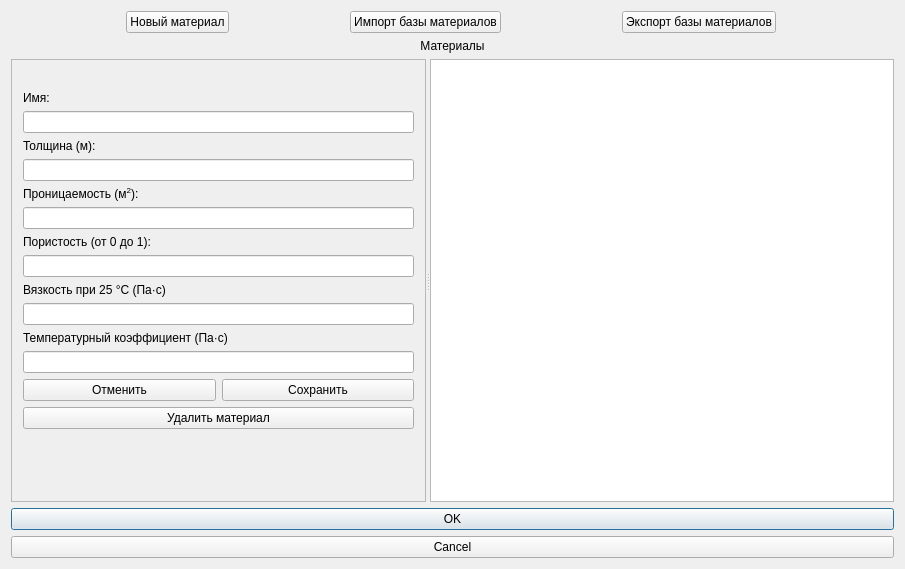
<?xml version="1.0" encoding="UTF-8"?>
<ui version="4.0">
 <class>VWindowMaterials</class>
 <widget class="QMainWindow" name="VWindowMaterials">
  <property name="windowModality">
   <enum>Qt::WindowModal</enum>
  </property>
  <property name="geometry">
   <rect>
    <x>0</x>
    <y>0</y>
    <width>905</width>
    <height>569</height>
   </rect>
  </property>
  <property name="windowTitle">
   <string>База материалов</string>
  </property>
  <widget class="QWidget" name="centralWidget">
   <property name="sizePolicy">
    <sizepolicy hsizetype="Preferred" vsizetype="Preferred">
     <horstretch>0</horstretch>
     <verstretch>0</verstretch>
    </sizepolicy>
   </property>
   <layout class="QVBoxLayout" name="verticalLayout_2">
    <item>
     <layout class="QHBoxLayout" name="horizontalLayout">
      <item>
       <widget class="QPushButton" name="newMaterialButton">
        <property name="sizePolicy">
         <sizepolicy hsizetype="Fixed" vsizetype="Fixed">
          <horstretch>0</horstretch>
          <verstretch>0</verstretch>
         </sizepolicy>
        </property>
        <property name="text">
         <string>Новый материал</string>
        </property>
       </widget>
      </item>
      <item>
       <widget class="QPushButton" name="importButton">
        <property name="sizePolicy">
         <sizepolicy hsizetype="Fixed" vsizetype="Fixed">
          <horstretch>0</horstretch>
          <verstretch>0</verstretch>
         </sizepolicy>
        </property>
        <property name="text">
         <string>Импорт базы материалов</string>
        </property>
       </widget>
      </item>
      <item>
       <widget class="QPushButton" name="exportButton">
        <property name="sizePolicy">
         <sizepolicy hsizetype="Fixed" vsizetype="Fixed">
          <horstretch>0</horstretch>
          <verstretch>0</verstretch>
         </sizepolicy>
        </property>
        <property name="text">
         <string>Экспорт базы материалов</string>
        </property>
       </widget>
      </item>
     </layout>
    </item>
    <item>
     <widget class="QLabel" name="materialsLabel">
      <property name="sizePolicy">
       <sizepolicy hsizetype="Preferred" vsizetype="Fixed">
        <horstretch>0</horstretch>
        <verstretch>0</verstretch>
       </sizepolicy>
      </property>
      <property name="text">
       <string>Материалы</string>
      </property>
      <property name="alignment">
       <set>Qt::AlignCenter</set>
      </property>
     </widget>
    </item>
    <item>
     <widget class="QSplitter" name="splitter">
      <property name="orientation">
       <enum>Qt::Horizontal</enum>
      </property>
      <property name="childrenCollapsible">
       <bool>false</bool>
      </property>
      <widget class="QFrame" name="parametersFrame">
       <property name="frameShape">
        <enum>QFrame::StyledPanel</enum>
       </property>
       <property name="frameShadow">
        <enum>QFrame::Raised</enum>
       </property>
       <layout class="QVBoxLayout" name="verticalLayout">
        <item>
         <widget class="QLabel" name="idLabel">
          <property name="sizePolicy">
           <sizepolicy hsizetype="Preferred" vsizetype="Fixed">
            <horstretch>0</horstretch>
            <verstretch>0</verstretch>
           </sizepolicy>
          </property>
          <property name="text">
           <string/>
          </property>
         </widget>
        </item>
        <item>
         <widget class="QLabel" name="nameLabel">
          <property name="sizePolicy">
           <sizepolicy hsizetype="Preferred" vsizetype="Fixed">
            <horstretch>0</horstretch>
            <verstretch>0</verstretch>
           </sizepolicy>
          </property>
          <property name="text">
           <string>Имя:</string>
          </property>
         </widget>
        </item>
        <item>
         <widget class="QLineEdit" name="nameEdit">
          <property name="sizePolicy">
           <sizepolicy hsizetype="Expanding" vsizetype="Fixed">
            <horstretch>0</horstretch>
            <verstretch>0</verstretch>
           </sizepolicy>
          </property>
         </widget>
        </item>
        <item>
         <widget class="QLabel" name="cavityHeightLabel">
          <property name="sizePolicy">
           <sizepolicy hsizetype="Preferred" vsizetype="Fixed">
            <horstretch>0</horstretch>
            <verstretch>0</verstretch>
           </sizepolicy>
          </property>
          <property name="text">
           <string>Толщина (м):</string>
          </property>
         </widget>
        </item>
        <item>
         <widget class="QLineEdit" name="cavityHeightEdit">
          <property name="sizePolicy">
           <sizepolicy hsizetype="Expanding" vsizetype="Fixed">
            <horstretch>0</horstretch>
            <verstretch>0</verstretch>
           </sizepolicy>
          </property>
          <property name="inputMethodHints">
           <set>Qt::ImhFormattedNumbersOnly</set>
          </property>
         </widget>
        </item>
        <item>
         <widget class="QLabel" name="permeabilityLabel">
          <property name="sizePolicy">
           <sizepolicy hsizetype="Preferred" vsizetype="Fixed">
            <horstretch>0</horstretch>
            <verstretch>0</verstretch>
           </sizepolicy>
          </property>
          <property name="text">
           <string>&lt;html&gt;&lt;head/&gt;&lt;body&gt;&lt;p&gt;Проницаемость (м&lt;span style=&quot; vertical-align:super;&quot;&gt;2&lt;/span&gt;):&lt;/p&gt;&lt;/body&gt;&lt;/html&gt;</string>
          </property>
         </widget>
        </item>
        <item>
         <widget class="QLineEdit" name="permeabilityEdit">
          <property name="sizePolicy">
           <sizepolicy hsizetype="Expanding" vsizetype="Fixed">
            <horstretch>0</horstretch>
            <verstretch>0</verstretch>
           </sizepolicy>
          </property>
          <property name="inputMethodHints">
           <set>Qt::ImhFormattedNumbersOnly</set>
          </property>
         </widget>
        </item>
        <item>
         <widget class="QLabel" name="porosityLabel">
          <property name="sizePolicy">
           <sizepolicy hsizetype="Preferred" vsizetype="Fixed">
            <horstretch>0</horstretch>
            <verstretch>0</verstretch>
           </sizepolicy>
          </property>
          <property name="text">
           <string>Пористость (от 0 до 1):</string>
          </property>
         </widget>
        </item>
        <item>
         <widget class="QLineEdit" name="porosityEdit">
          <property name="sizePolicy">
           <sizepolicy hsizetype="Expanding" vsizetype="Fixed">
            <horstretch>0</horstretch>
            <verstretch>0</verstretch>
           </sizepolicy>
          </property>
          <property name="inputMethodHints">
           <set>Qt::ImhFormattedNumbersOnly</set>
          </property>
         </widget>
        </item>
        <item>
         <widget class="QLabel" name="viscosityLabel">
          <property name="text">
           <string>Вязкость при 25 °C (Па·с)</string>
          </property>
         </widget>
        </item>
        <item>
         <widget class="QLineEdit" name="viscosityEdit">
          <property name="inputMethodHints">
           <set>Qt::ImhFormattedNumbersOnly</set>
          </property>
         </widget>
        </item>
        <item>
         <widget class="QLabel" name="tempcoefLabel">
          <property name="text">
           <string>Температурный коэффициент (Па·с)</string>
          </property>
         </widget>
        </item>
        <item>
         <widget class="QLineEdit" name="tempcoefEdit">
          <property name="inputMethodHints">
           <set>Qt::ImhFormattedNumbersOnly</set>
          </property>
         </widget>
        </item>
        <item>
         <layout class="QHBoxLayout" name="saveRefreshHorizontalLayout">
          <property name="sizeConstraint">
           <enum>QLayout::SetFixedSize</enum>
          </property>
          <item>
           <widget class="QPushButton" name="refreshButton">
            <property name="text">
             <string>Отменить</string>
            </property>
           </widget>
          </item>
          <item>
           <widget class="QPushButton" name="saveButton">
            <property name="text">
             <string>Сохранить</string>
            </property>
           </widget>
          </item>
         </layout>
        </item>
        <item>
         <widget class="QPushButton" name="removeButton">
          <property name="text">
           <string>Удалить материал</string>
          </property>
         </widget>
        </item>
        <item>
         <spacer name="verticalSpacer">
          <property name="orientation">
           <enum>Qt::Vertical</enum>
          </property>
          <property name="sizeHint" stdset="0">
           <size>
            <width>20</width>
            <height>40</height>
           </size>
          </property>
         </spacer>
        </item>
       </layout>
      </widget>
      <widget class="QListWidget" name="materialsListWidget"/>
     </widget>
    </item>
    <item>
     <layout class="QHBoxLayout" name="horizontalLayout_2">
      <item>
       <widget class="QDialogButtonBox" name="buttonBox">
        <property name="sizePolicy">
         <sizepolicy hsizetype="Expanding" vsizetype="Fixed">
          <horstretch>0</horstretch>
          <verstretch>0</verstretch>
         </sizepolicy>
        </property>
        <property name="orientation">
         <enum>Qt::Vertical</enum>
        </property>
        <property name="standardButtons">
         <set>QDialogButtonBox::Cancel|QDialogButtonBox::Ok</set>
        </property>
        <property name="centerButtons">
         <bool>true</bool>
        </property>
       </widget>
      </item>
     </layout>
    </item>
   </layout>
  </widget>
 </widget>
 <layoutdefault spacing="6" margin="11"/>
 <resources/>
 <connections>
  <connection>
   <sender>nameEdit</sender>
   <signal>returnPressed()</signal>
   <receiver>saveButton</receiver>
   <slot>click()</slot>
   <hints>
    <hint type="sourcelabel">
     <x>110</x>
     <y>100</y>
    </hint>
    <hint type="destinationlabel">
     <x>157</x>
     <y>325</y>
    </hint>
   </hints>
  </connection>
  <connection>
   <sender>cavityHeightEdit</sender>
   <signal>returnPressed()</signal>
   <receiver>saveButton</receiver>
   <slot>click()</slot>
   <hints>
    <hint type="sourcelabel">
     <x>110</x>
     <y>154</y>
    </hint>
    <hint type="destinationlabel">
     <x>157</x>
     <y>325</y>
    </hint>
   </hints>
  </connection>
  <connection>
   <sender>permeabilityEdit</sender>
   <signal>returnPressed()</signal>
   <receiver>saveButton</receiver>
   <slot>click()</slot>
   <hints>
    <hint type="sourcelabel">
     <x>110</x>
     <y>208</y>
    </hint>
    <hint type="destinationlabel">
     <x>157</x>
     <y>325</y>
    </hint>
   </hints>
  </connection>
  <connection>
   <sender>porosityEdit</sender>
   <signal>returnPressed()</signal>
   <receiver>saveButton</receiver>
   <slot>click()</slot>
   <hints>
    <hint type="sourcelabel">
     <x>110</x>
     <y>262</y>
    </hint>
    <hint type="destinationlabel">
     <x>157</x>
     <y>325</y>
    </hint>
   </hints>
  </connection>
  <connection>
   <sender>viscosityEdit</sender>
   <signal>returnPressed()</signal>
   <receiver>saveButton</receiver>
   <slot>click()</slot>
   <hints>
    <hint type="sourcelabel">
     <x>197</x>
     <y>346</y>
    </hint>
    <hint type="destinationlabel">
     <x>287</x>
     <y>376</y>
    </hint>
   </hints>
  </connection>
  <connection>
   <sender>tempcoefEdit</sender>
   <signal>returnPressed()</signal>
   <receiver>saveButton</receiver>
   <slot>click()</slot>
   <hints>
    <hint type="sourcelabel">
     <x>197</x>
     <y>403</y>
    </hint>
    <hint type="destinationlabel">
     <x>287</x>
     <y>435</y>
    </hint>
   </hints>
  </connection>
 </connections>
</ui>
